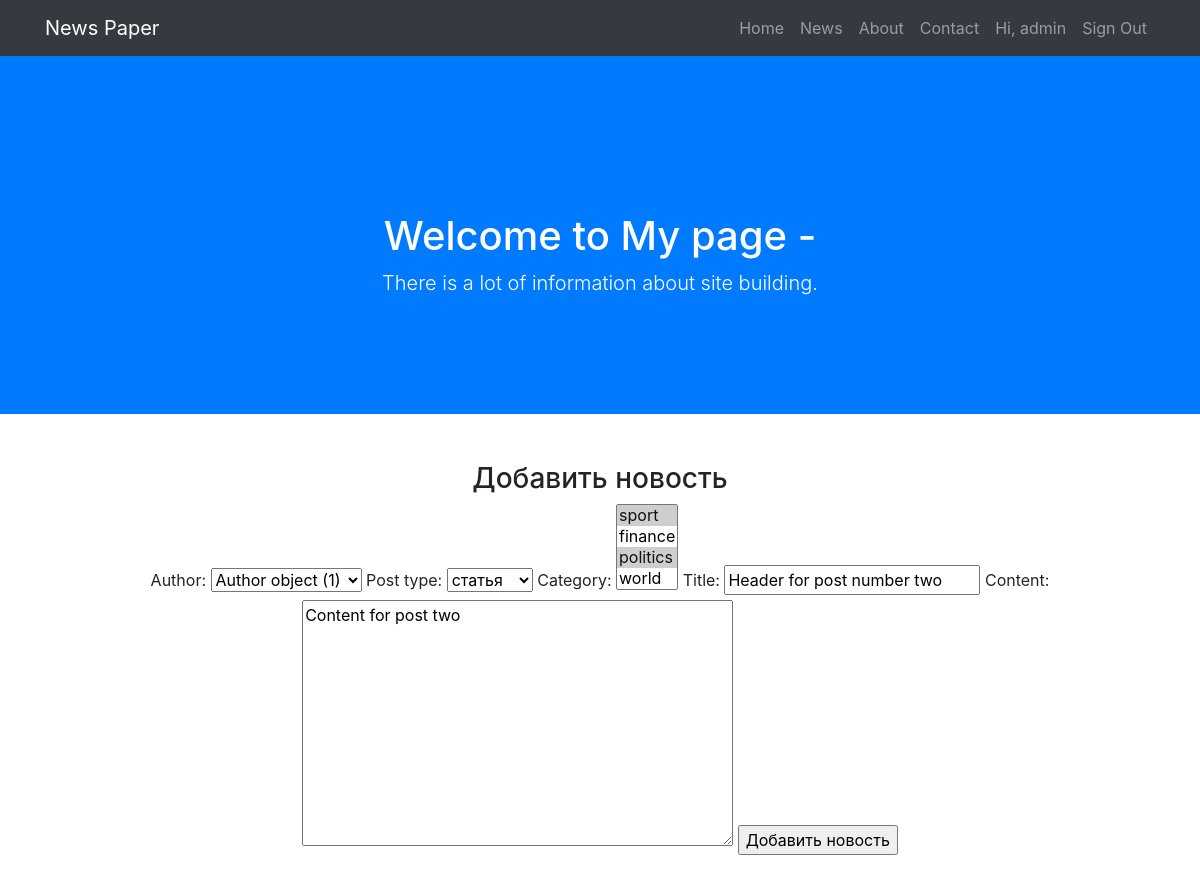
The app's page /news/create/3 (signed in), older data.
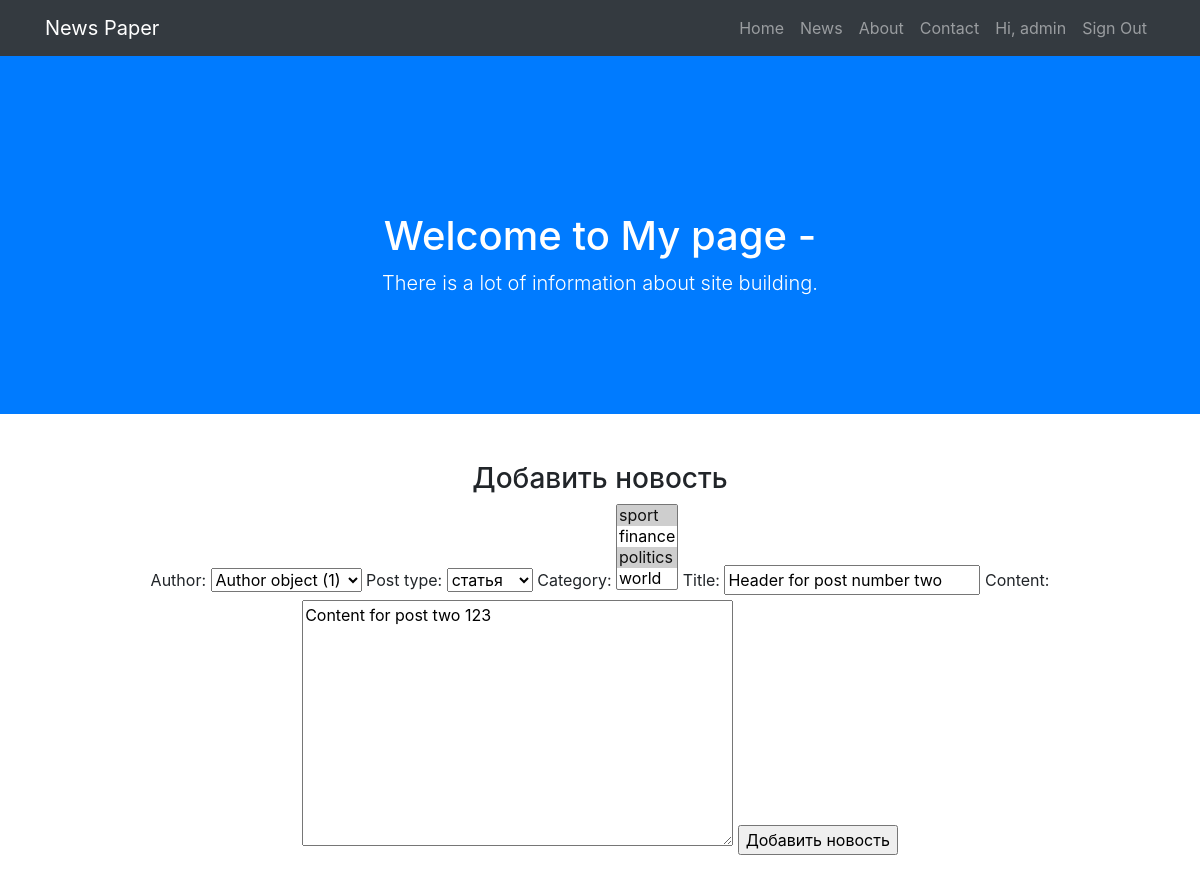
The same page, newer data.
### news/models.py (models this page shows, shortened)
class Post(models.Model):
    post_types = [
        ('post', 'статья'),
        ('news', 'новость')
    ]
    author = models.ForeignKey(Author, on_delete=models.CASCADE)
    post_type = models.CharField(max_length=10, choices=post_types, default='news')
    created = models.DateTimeField(auto_now_add=True)
    category = models.ManyToManyField(Category, through='PostCategory')
    title = models.CharField(max_length=255)
    content = models.TextField()
    rating = models.FloatField(default=0)

### news/views.py (the view)
# urls.py: path('create/<int:pk>', NewsUpdateView.as_view(), name='news_update'),
class NewsUpdateView(PermissionRequiredMixin, UpdateView):
    permission_required = ('news.change_post')
    template_name = 'news/news_create.html'
    form_class = PostForm
    def get_object(self, **kwargs):
        id = self.kwargs.get('pk')
        return Post.objects.get(pk=id)

### news/forms.py
class PostForm(ModelForm):
    class Meta:
        model = Post
        fields = ['author', 'post_type', 'category', 'title', 'content']

### news/models.py (called while the page is built)
    def __str__(self):
        return self.category_name

### templates/news/news_create.html (shortened to what this page needs)
{% extends 'newspaper/layout.html' %}
{% load news_filters %}
{% block content %}
<h3>Добавить новость</h3>
<form method="POST">
    {{ form }}
    <input type="submit" value="Добавить новость">
</form>
{% endblock content %}

Row changes from the older to the newer data that the page shows:
changed Post "Author object (1)": content "Content for post two" → "Content for post two 123"
